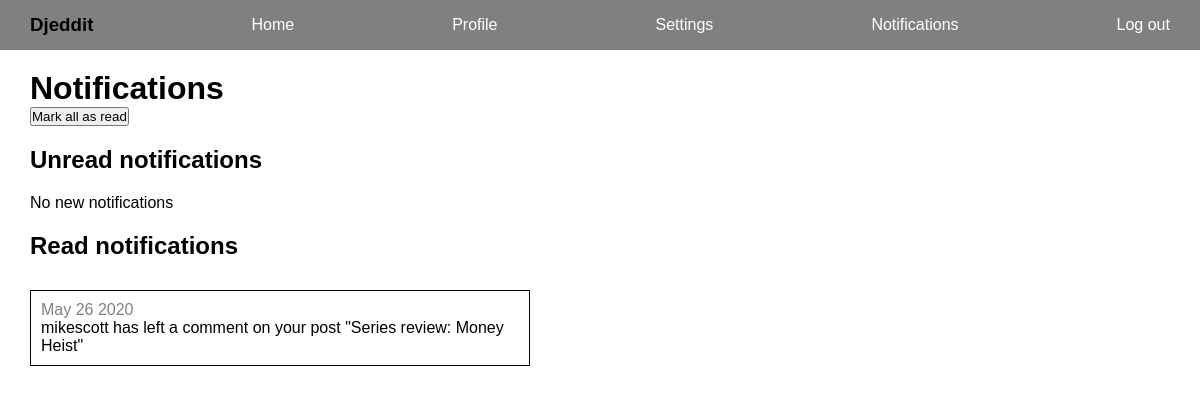
Page /reddit/notifications/ (signed in) on the earlier database version.
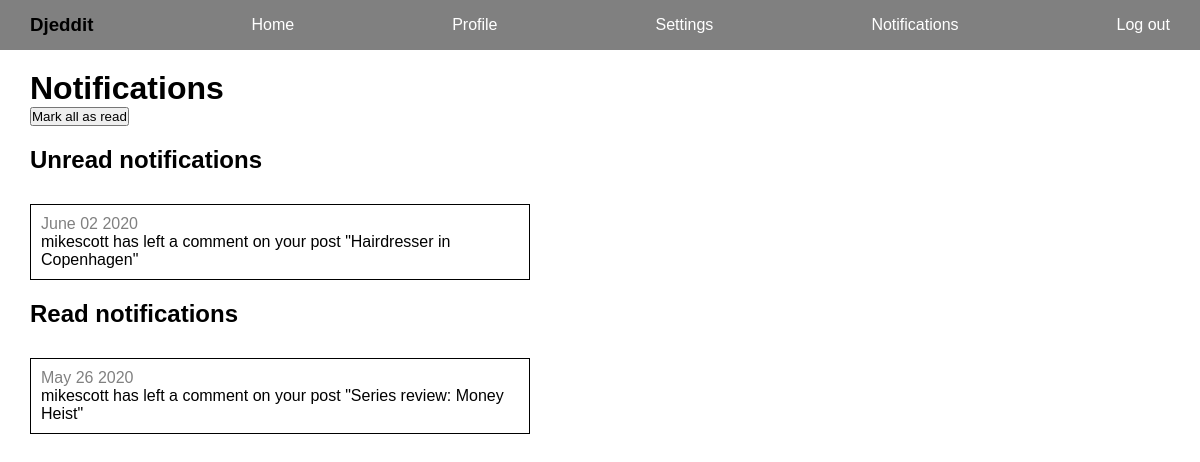
Same page on the later database version.
### reddit_app/models.py (models this page shows, shortened)
class Notification(models.Model):
    reciever = models.ForeignKey(User, related_name='notifications', on_delete=models.CASCADE)
    sender = models.ForeignKey(User, related_name='sent_notifications', on_delete=models.CASCADE)
    post = models.ForeignKey(Post, on_delete=models.CASCADE)
    read = models.BooleanField(default=False)
    created_at = models.DateTimeField(auto_now_add=True)
    def date_sent(self):
        return self.created_at.strftime('%B %d %Y')

class Post(models.Model):
    title = models.CharField(max_length=200)
    author = models.ForeignKey(User, on_delete=models.CASCADE)
    text = models.TextField()
    votes = models.IntegerField(default=0)
    created_at = models.DateTimeField(auto_now_add=True)

### reddit_app/views.py (the view)
# urls.py: path("notifications/", views.notifications, name="notifications"),
def notifications(request):
    user = request.user
    notifications = Notification.objects.filter(reciever=user, read=False)
    read_notifications = Notification.objects.filter(reciever=user, read=True)
    if request.method == "POST":
        notifications.update(read=True)
    context = {"notifications": notifications, "read_notifications": read_notifications}
    return render(request, "reddit_app/notifications.html", context)

### templates/reddit_app/notifications.html (shortened to what this page needs)
{% extends "base.html" %}
{% block content %}
    <h1>Notifications</h1>
    <form method="POST" action="{% url 'reddit_app:notifications' %}">
        <button>Mark all as read</button>
    </form>
    {% if notifications.count %}
        <div class="notifications">
        <h2>Unread notifications</h2>
            {% for notification in notifications %}
                    <div class="notification">
                        <a href="{% url 'reddit_app:single_post' notification.post_id %}">
                            <span>{{notification.date_sent}}</span>
                            <p>{{notification.sender}} has left a comment on your post "{{notification.post.title}}"</p>
                        </a>
                    </div>
            {% endfor %}
        </div>
    {% else %}
        <h2>Unread notifications</h2>
        <p>No new notifications</p>
    {% endif %}
    {% if read_notifications.count %}
        <div class="notifications">
        <h2>Read notifications</h2>
            {% for read_notification in read_notifications %}
                    <div class="notification">
                        <a href="{% url 'reddit_app:single_post' read_notification.post_id %}">
                            <span>{{read_notification.date_sent}}</span>
                            <p>{{read_notification.sender}} has left a comment on your post "{{read_notification.post.title}}"</p>
                        </a>
                    </div>
            {% endfor %}
        </div>
    {% endif %}
{% load static %}
{% endblock content %}

Differences in the rows shown:
added Notification: date_sent "June 02 2020", sender "mikescott", post "Hairdresser in Copenhagen", shown under "Unread notifications"
Other differences:
text no longer shown: "No new notifications"
